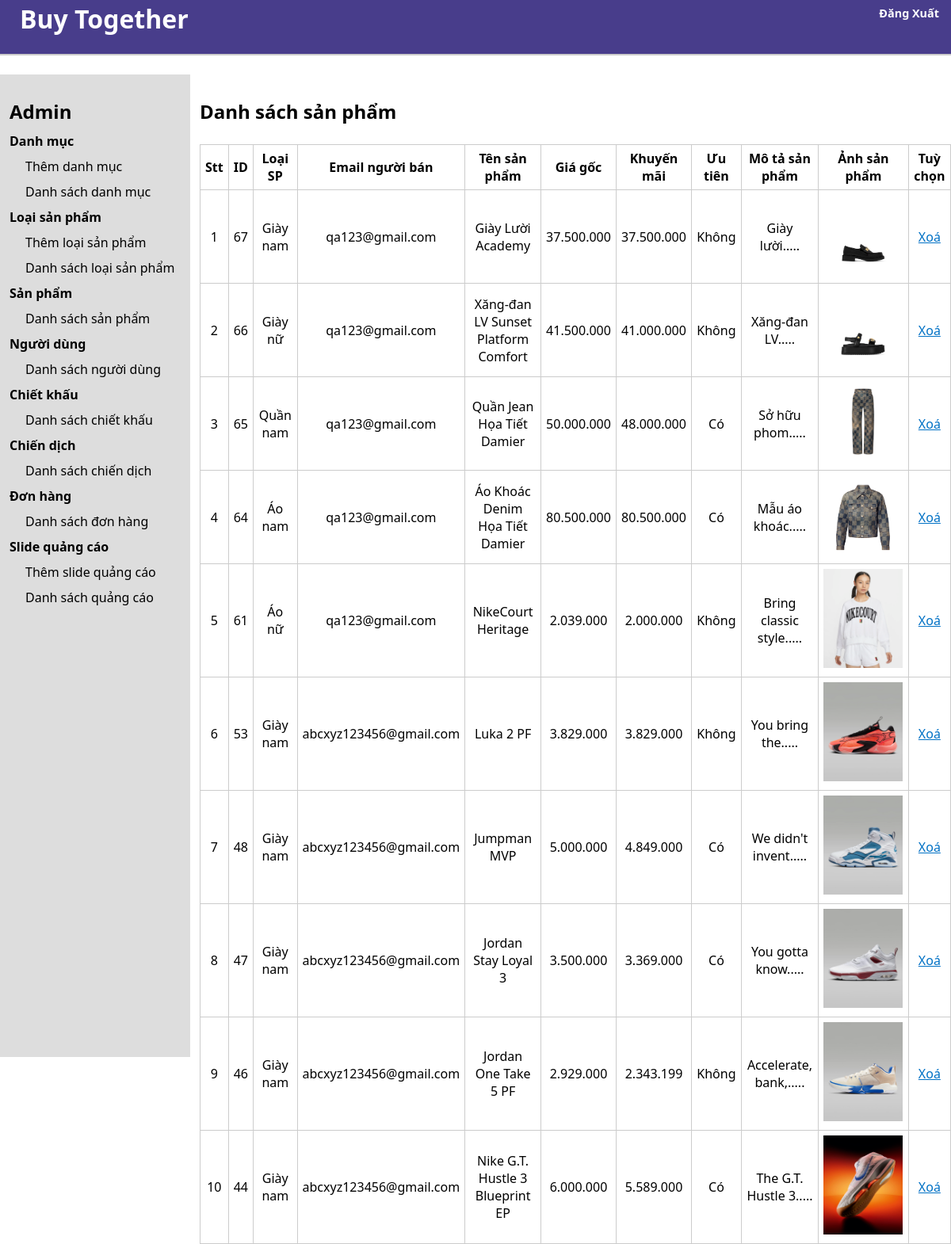
/admin/admin_productlist.php, run on the app's committed database.
### tables this page shows
CREATE TABLE `product` (
  `product_id` int(11) NOT NULL,
  `brand_id` int(11) NOT NULL,
  `user_id` int(11) NOT NULL,
  `product_name` varchar(255) NOT NULL,
  `product_price` int(25) NOT NULL,
  `product_sale_price` int(25) NOT NULL,
  `product_description` varchar(5000) NOT NULL,
  `product_main_image` varchar(255) NOT NULL,
  `product_priority` int(11) NOT NULL
);

CREATE TABLE `brand` (
  `brand_id` int(11) NOT NULL,
  `category_id` int(11) NOT NULL,
  `brand_name` varchar(255) NOT NULL
);

CREATE TABLE `user` (
  `user_id` int(11) NOT NULL,
  `user_name` varchar(255) NOT NULL,
  `user_phone` varchar(10) NOT NULL,
  `user_dob` date NOT NULL,
  `user_type` int(11) NOT NULL,
  `user_email` varchar(255) NOT NULL,
  `user_address` varchar(255) NOT NULL,
  `user_password` varchar(255) NOT NULL
);

### admin/class/database.php (called while the page is built, shortened)
<?php
Class Database{
    public $host    = DB_HOST;
    public $user    = DB_USER;
    public $pass    = DB_PASS;
    public $dbname  = DB_NAME;
    public $link;
    private function connectDB(){
        $this->link = new mysqli($this->host, $this->user, $this->pass,
        $this->dbname);
    }
    public function select($query){
        $result = $this->link->query($query) or
        die($this->link->error.__LINE__);
        if($result->num_rows > 0){
            return $result;
        } else {
            return false;
        }
    }
}

### admin/class/product_class.php (called while the page is built, shortened)
<?php
include_once "database.php";
class product{
    private $db;
    public function __construct(){
        $this -> db = new Database();
    }
    public function show_all_product(){
        $query = "SELECT product.*, brand.brand_name, user.user_email FROM product INNER JOIN brand ON
                product.brand_id = brand.brand_id INNER JOIN user ON product.user_id = user.user_id
                ORDER BY product.product_id DESC";
        $result = $this -> db -> select($query);
        return $result;
    }
}
?>

### admin/helpers/format.php (called while the page is built, shortened)
<?php
class Format{
    public function textShorten($text, $limit = 400){
        $text = $text." ";
        $text = substr($text, 0, $limit);
        $text  = substr($text, 0, strrpos($text, ' '));
        $text = $text.".....";
        return $text;
    }
    public function format_currency($n=0){
        $n = (string)$n;
        $n = strrev($n);
        $res = '';
        for($i=0; $i<strlen($n); $i++){
            if($i%3==0 && $i!=0){
                $res.='.';
            }
            $res.=$n[$i];
        }
        $res = strrev($res);
        return $res;
    }
}
?>

### admin/admin_productlist.php (the view)
<?php
include "class/product_class.php";
include "helpers/format.php";
include "header.php";
include "sidebar.php";
$product = new product;
$fm = new Format;
$show_product = $product -> show_all_product();
?>
        <div class="admin-content-right">
                <div class="admin-content-right-category-list">
                <h1>Danh sách sản phẩm</h1>
                <table>
                    <tr>
                        <th>Stt</th>
                        <th>ID</th>
                        <th>Loại SP</th>
                        <th>Email người bán</th>
                        <th>Tên sản phẩm</th>
                        <th>Giá gốc</th>
                        <th>Khuyến mãi</th>
                        <th>Ưu tiên</th>
                        <th>Mô tả sản phẩm</th>
                        <th>Ảnh sản phẩm</th>
                        <th>Tuỳ chọn</th>
                    </tr>
                    <?php
                    if($show_product){
                        $i = 0;
                        while($result = $show_product -> fetch_assoc()){
                            $i++;
                    ?>
                    <tr>
                        <td><?php echo $i ?></td>
                        <td><?php echo $result['product_id'] ?></td>
                        <td><?php echo $result['brand_name'] ?></td>
                        <td><?php echo $result['user_email'] ?></td>
                        <td><?php echo $result['product_name'] ?></td>
                        <td><?php echo $fm -> format_currency($result['product_price']) ?></td>
                        <td><?php echo $fm -> format_currency($result['product_sale_price']) ?></td>
                        <td>
                            <?php
                                if($result['product_priority']){
                                    echo "Có";
                                }else{
                                    echo "Không";
                                }
                            ?>
                        </td>
                        <td><?php echo $fm -> textShorten($result['product_description'], 20) ?></td>
                        <td> <img style="width: 100px;" src="uploads/product/<?php echo $result['product_main_image'] ?>"> </td>
                        <td><a class="normal_link" href="admin_delete_product.php?product_id=<?php echo $result['product_id'] ?>">Xoá</a></td>
                    </tr>
                    <?php
                        }
                    }
                    ?>
                </table>
            </div>
        </div>
    </section>
</body>
</html>

### admin/style.css (style rules this page uses)
* { margin: 0; padding: 0; box-sizing: border-box; font-family: system-ui, -apple-system, BlinkMacSystemFont, 'Segoe UI', Roboto, Oxygen, Ubuntu, Cantarell, 'Open Sans', 'Helvetica Neue', sans-serif; text-decoration: none; outline: none; color: black; }
.admin-content-right { width: 80%; padding: 30px 0 0 12px; }
.admin-content-right-category-list table { width: 100%; text-align: center; margin-top: 25px; border-collapse: collapse; }
.admin-content-right-category-list tr th,td { border: 1px solid #ccc; padding: 6px 6px; }
a.normal_link { color: #0071c5; text-decoration: underline; }

### data on the page
product: product_id "67", brand.brand_name "Giày nam", user.user_email "qa123@gmail.com", product_name "Giày Lười Academy", product_price "37.500.000", product_sale_price "37.500.000", product_priority "Không", product_description "Giày lười.....", product_main_image (picture)
product: product_id "66", brand.brand_name "Giày nữ", user.user_email "qa123@gmail.com", product_name "Xăng-đan LV Sunset Platform Comfort", product_price "41.500.000", product_sale_price "41.000.000", product_priority "Không", product_description "Xăng-đan LV.....", product_main_image (picture)
product: product_id "65", brand.brand_name "Quần nam", user.user_email "qa123@gmail.com", product_name "Quần Jean Họa Tiết Damier", product_price "50.000.000", product_sale_price "48.000.000", product_priority "Có", product_description "Sở hữu phom.....", product_main_image (picture)
product: product_id "64", brand.brand_name "Áo nam", user.user_email "qa123@gmail.com", product_name "Áo Khoác Denim Họa Tiết Damier", product_price "80.500.000", product_sale_price "80.500.000", product_priority "Có", product_description "Mẫu áo khoác.....", product_main_image (picture)
product: product_id "61", brand.brand_name "Áo nữ", user.user_email "qa123@gmail.com", product_name "NikeCourt Heritage", product_price "2.039.000", product_sale_price "2.000.000", product_priority "Không", product_description "Bring classic style.....", product_main_image (picture)
product: product_id "53", brand.brand_name "Giày nam", user.user_email "abcxyz123456@gmail.com", product_name "Luka 2 PF", product_price "3.829.000", product_sale_price "3.829.000", product_priority "Không", product_description "You bring the.....", product_main_image (picture)
product: product_id "48", brand.brand_name "Giày nam", user.user_email "abcxyz123456@gmail.com", product_name "Jumpman MVP", product_price "5.000.000", product_sale_price "4.849.000", product_priority "Có", product_description "We didn't invent.....", product_main_image (picture)
product: product_id "47", brand.brand_name "Giày nam", user.user_email "abcxyz123456@gmail.com", product_name "Jordan Stay Loyal 3", product_price "3.500.000", product_sale_price "3.369.000", product_priority "Có", product_description "You gotta know.....", product_main_image (picture)
product: product_id "46", brand.brand_name "Giày nam", user.user_email "abcxyz123456@gmail.com", product_name "Jordan One Take 5 PF", product_price "2.929.000", product_sale_price "2.343.199", product_priority "Không", product_description "Accelerate, bank,.....", product_main_image (picture)
product: product_id "44", brand.brand_name "Giày nam", user.user_email "abcxyz123456@gmail.com", product_name "Nike G.T. Hustle 3 Blueprint EP", product_price "6.000.000", product_sale_price "5.589.000", product_priority "Có", product_description "The G.T. Hustle 3.....", product_main_image (picture)
